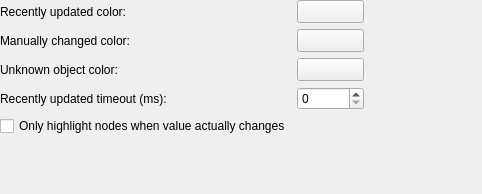
<?xml version="1.0" encoding="UTF-8"?>
<ui version="4.0">
 <class>UAVObjectBrowserOptionsPage</class>
 <widget class="QWidget" name="UAVObjectBrowserOptionsPage">
  <property name="geometry">
   <rect>
    <x>0</x>
    <y>0</y>
    <width>482</width>
    <height>194</height>
   </rect>
  </property>
  <property name="windowTitle">
   <string>Form</string>
  </property>
  <layout class="QVBoxLayout" name="verticalLayout">
   <property name="leftMargin">
    <number>0</number>
   </property>
   <property name="topMargin">
    <number>0</number>
   </property>
   <property name="rightMargin">
    <number>0</number>
   </property>
   <property name="bottomMargin">
    <number>0</number>
   </property>
   <item>
    <widget class="QScrollArea" name="scrollArea">
     <property name="frameShape">
      <enum>QFrame::NoFrame</enum>
     </property>
     <property name="frameShadow">
      <enum>QFrame::Plain</enum>
     </property>
     <property name="widgetResizable">
      <bool>true</bool>
     </property>
     <widget class="QWidget" name="scrollAreaWidgetContents">
      <property name="geometry">
       <rect>
        <x>0</x>
        <y>0</y>
        <width>507</width>
        <height>178</height>
       </rect>
      </property>
      <layout class="QGridLayout" name="gridLayout">
       <property name="leftMargin">
        <number>0</number>
       </property>
       <property name="topMargin">
        <number>0</number>
       </property>
       <property name="rightMargin">
        <number>0</number>
       </property>
       <property name="bottomMargin">
        <number>0</number>
       </property>
       <item row="0" column="0">
        <widget class="QLabel" name="label">
         <property name="text">
          <string>Recently updated color:</string>
         </property>
        </widget>
       </item>
       <item row="6" column="2">
        <spacer name="verticalSpacer">
         <property name="orientation">
          <enum>Qt::Vertical</enum>
         </property>
         <property name="sizeHint" stdset="0">
          <size>
           <width>20</width>
           <height>40</height>
          </size>
         </property>
        </spacer>
       </item>
       <item row="1" column="2">
        <spacer name="horizontalSpacer">
         <property name="orientation">
          <enum>Qt::Horizontal</enum>
         </property>
         <property name="sizeHint" stdset="0">
          <size>
           <width>0</width>
           <height>20</height>
          </size>
         </property>
        </spacer>
       </item>
       <item row="0" column="1">
        <widget class="Utils::QtColorButton" name="recentlyUpdatedButton">
         <property name="sizePolicy">
          <sizepolicy hsizetype="Preferred" vsizetype="Preferred">
           <horstretch>0</horstretch>
           <verstretch>0</verstretch>
          </sizepolicy>
         </property>
         <property name="minimumSize">
          <size>
           <width>64</width>
           <height>0</height>
          </size>
         </property>
         <property name="text">
          <string/>
         </property>
        </widget>
       </item>
       <item row="4" column="0">
        <widget class="QLabel" name="label_3">
         <property name="text">
          <string>Recently updated timeout (ms):</string>
         </property>
        </widget>
       </item>
       <item row="5" column="0">
        <widget class="QCheckBox" name="hilightBox">
         <property name="text">
          <string>Only highlight nodes when value actually changes</string>
         </property>
        </widget>
       </item>
       <item row="4" column="1">
        <widget class="QSpinBox" name="recentlyUpdatedTimeoutSpinBox">
         <property name="sizePolicy">
          <sizepolicy hsizetype="Preferred" vsizetype="Preferred">
           <horstretch>0</horstretch>
           <verstretch>0</verstretch>
          </sizepolicy>
         </property>
         <property name="maximum">
          <number>100000000</number>
         </property>
         <property name="singleStep">
          <number>100</number>
         </property>
        </widget>
       </item>
       <item row="1" column="1">
        <widget class="Utils::QtColorButton" name="manuallyChangedButton">
         <property name="sizePolicy">
          <sizepolicy hsizetype="Preferred" vsizetype="Fixed">
           <horstretch>0</horstretch>
           <verstretch>0</verstretch>
          </sizepolicy>
         </property>
         <property name="minimumSize">
          <size>
           <width>64</width>
           <height>0</height>
          </size>
         </property>
         <property name="text">
          <string/>
         </property>
        </widget>
       </item>
       <item row="1" column="0">
        <widget class="QLabel" name="label_2">
         <property name="text">
          <string>Manually changed color:</string>
         </property>
        </widget>
       </item>
       <item row="3" column="0">
        <widget class="QLabel" name="label_4">
         <property name="text">
          <string>Unknown object color:</string>
         </property>
        </widget>
       </item>
       <item row="3" column="1">
        <widget class="Utils::QtColorButton" name="unknownButton">
         <property name="sizePolicy">
          <sizepolicy hsizetype="Preferred" vsizetype="Fixed">
           <horstretch>0</horstretch>
           <verstretch>0</verstretch>
          </sizepolicy>
         </property>
         <property name="minimumSize">
          <size>
           <width>64</width>
           <height>0</height>
          </size>
         </property>
         <property name="text">
          <string/>
         </property>
        </widget>
       </item>
      </layout>
     </widget>
    </widget>
   </item>
  </layout>
 </widget>
 <customwidgets>
  <customwidget>
   <class>Utils::QtColorButton</class>
   <extends>QToolButton</extends>
   <header>qtcolorbutton.h</header>
  </customwidget>
 </customwidgets>
 <tabstops>
  <tabstop>scrollArea</tabstop>
  <tabstop>recentlyUpdatedButton</tabstop>
  <tabstop>manuallyChangedButton</tabstop>
  <tabstop>unknownButton</tabstop>
  <tabstop>recentlyUpdatedTimeoutSpinBox</tabstop>
  <tabstop>hilightBox</tabstop>
 </tabstops>
 <resources/>
 <connections/>
</ui>
